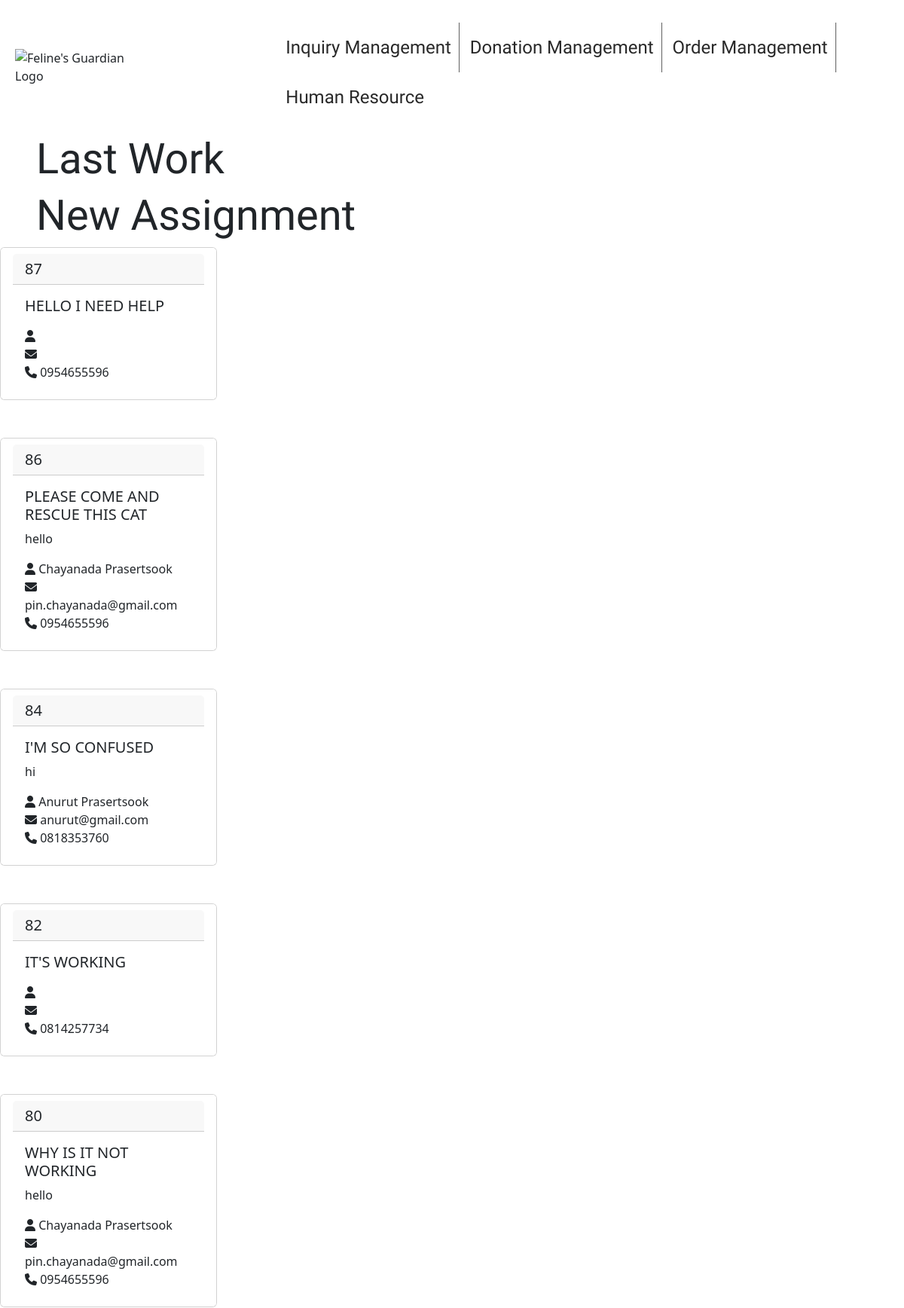
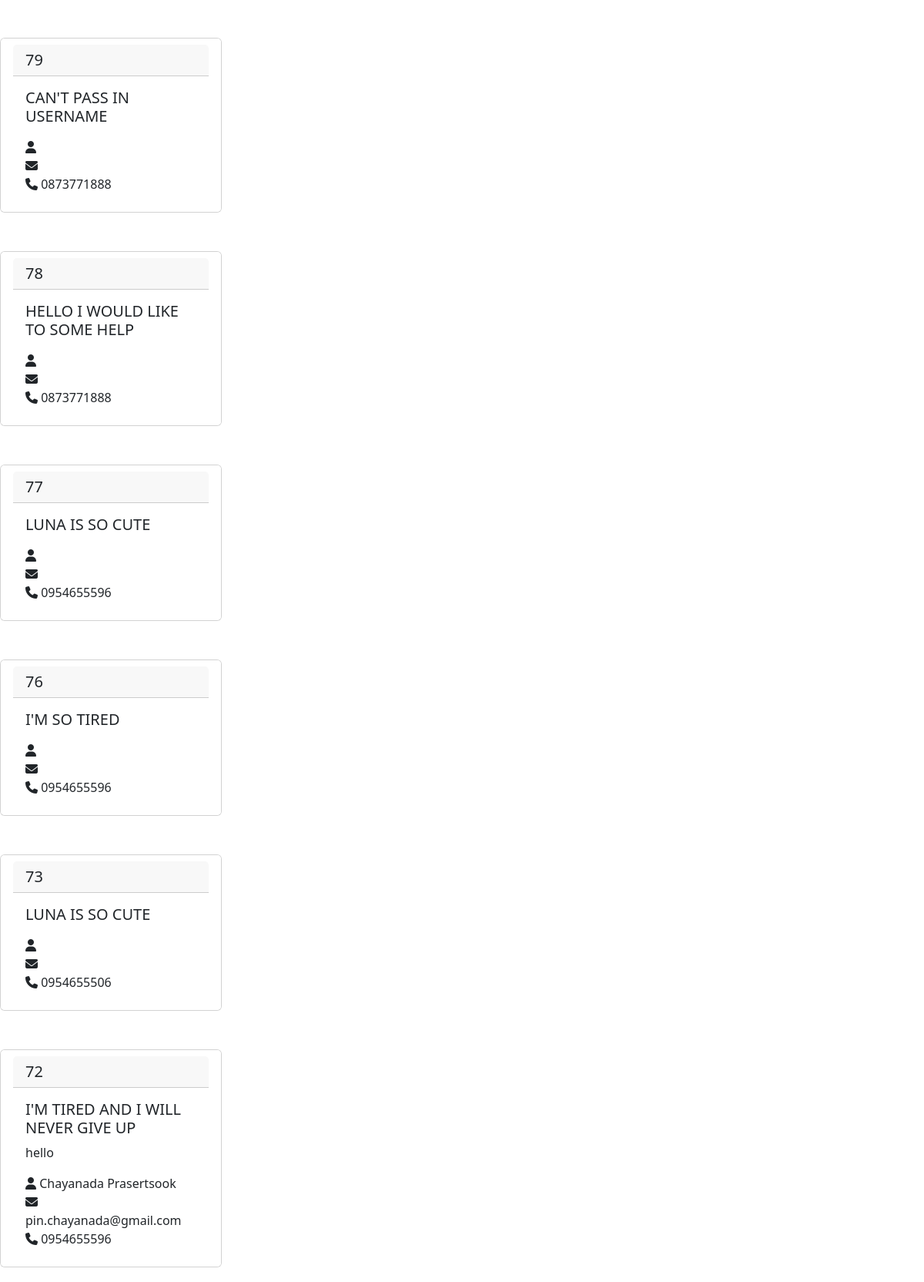
The page /new_assignment (upper part) on the database its author committed (2 pictures, top to bottom).
### tables this page shows
CREATE TABLE inquiry (id INTEGER PRIMARY KEY AUTOINCREMENT NOT NULL, issue TEXT NOT NULL, session TEXT, information TEXT, progression TEXT);

CREATE TABLE users (id INTEGER NOT NULL, firstname TEXT, lastname TEXT, email TEXT, telephone TEXT);

### app.py (the view)
@app.route('/new_assignment')
def new_assignment():
    db.execute('SELECT inquiry.id, inquiry.issue, inquiry.information, inquiry.progression, users.firstname, users.lastname, users.email, users.telephone FROM inquiry FULL OUTER JOIN users ON inquiry.id = users.id ORDER BY inquiry.id DESC')
    users = db.fetchall()
    new_users = users[0:session.get('counter')]
    return render_template('admin_homepage.html', new_inquiry=session.get('counter'), users=track(new_users))

### app.py (called while the page is built)
def track(people):
    list = []
    column_name = ['id', 'issue', 'information', 'progression', 'first_name', 'last_name', 'email', 'telephone']
    counter = 0
    for person in people:
        dict = {}
        if person:
            for x in range(len(person)):
                if person[x]:
                    dict.setdefault(column_name[x], person[x])
            list.insert(counter, dict)
            counter += 1
    return list

### templates/admin_homepage.html (shortened to what this page needs)
{% extends "admin_layout.html" %}
{% block body %}
    <section>
        <h2 class="header header-padding">Last Work</h2>
    </section>
    <section>
        <h2 class="header header-padding">New Assignment</h2>
        {% for user in users %}
        <div class="card" style="width: 18rem;">
            <ul class="list-group list-group-flush">
                <li class="list-group-item">
                    <h5 class="card-header">{{ user.id }}</h5>
                    <div class="card-body">
                        <h5 class="card-title">{{ user.issue }}</h5>
                        <p class="card-text">{{ user.information }}</p>
                        <p class="card-text">
                            <i class="fa-solid fa-user"></i><span class="card-user"> {{ user.first_name }} {{ user.last_name }} <br></span>
                            <i class="fa-solid fa-envelope"></i><span class="card-email"> {{ user.email }} <br></span>
                            <i class="fa-solid fa-phone"></i><span class="card-phone"> {{ user.telephone }} <br></span>
                        </p>
                    </div>
                </li>
            </ul>
        </div>
        {% endfor %}
    </section>
{% endblock %}

### static/style.css (style rules this page uses)
body { padding: 0 auto; }
.card { grid-area: box; position: relative; margin-bottom: 50px; }
.header { font-size: 3.5rem; font-family: 'Lexend'; }
.header-padding { padding-left: 3rem; }

### rows shown on the page
inquiry: id "87", issue "HELLO I NEED HELP", telephone "0954655596"
inquiry: id "86", issue "PLEASE COME AND RESCUE THIS CAT", information "hello", first_name "Chayanada", last_name "Prasertsook", email "pin.chayanada@gmail.com", telephone "0954655596"
inquiry: id "84", issue "I'M SO CONFUSED", information "hi", first_name "Anurut", last_name "Prasertsook", email "anurut@gmail.com", telephone "0818353760"
inquiry: id "82", issue "IT'S WORKING", telephone "0814257734"
inquiry: id "80", issue "WHY IS IT NOT WORKING", information "hello", first_name "Chayanada", last_name "Prasertsook", email "pin.chayanada@gmail.com", telephone "0954655596"
inquiry: id "79", issue "CAN'T PASS IN USERNAME", telephone "0873771888"
inquiry: id "78", issue "HELLO I WOULD LIKE TO SOME HELP", telephone "0873771888"
inquiry: id "77", issue "LUNA IS SO CUTE", telephone "0954655596"
inquiry: id "76", issue "I'M SO TIRED", telephone "0954655596"
inquiry: id "73", issue "LUNA IS SO CUTE", telephone "0954655506"
inquiry: id "72", issue "I'M TIRED AND I WILL NEVER GIVE UP", information "hello", first_name "Chayanada", last_name "Prasertsook", email "pin.chayanada@gmail.com", telephone "0954655596"
